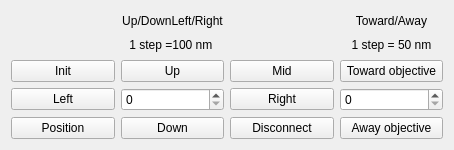
<?xml version="1.0" encoding="UTF-8"?>
<ui version="4.0">
 <class>SMC100Test</class>
 <widget class="QWidget" name="SMC100Test">
  <property name="geometry">
   <rect>
    <x>0</x>
    <y>0</y>
    <width>454</width>
    <height>150</height>
   </rect>
  </property>
  <property name="windowTitle">
   <string>SMC100 Test</string>
  </property>
  <layout class="QGridLayout" name="gridLayout_2">
   <item row="0" column="0">
    <layout class="QGridLayout" name="gridLayout">
     <item row="4" column="2">
      <widget class="QPushButton" name="DisconnectButton">
       <property name="text">
        <string>Disconnect</string>
       </property>
      </widget>
     </item>
     <item row="3" column="0">
      <widget class="QPushButton" name="stage_mleft_button">
       <property name="text">
        <string>Left</string>
       </property>
      </widget>
     </item>
     <item row="2" column="1">
      <widget class="QPushButton" name="stage_mup_button">
       <property name="text">
        <string>Up</string>
       </property>
      </widget>
     </item>
     <item row="3" column="2">
      <widget class="QPushButton" name="stage_mright_button">
       <property name="text">
        <string>Right</string>
       </property>
      </widget>
     </item>
     <item row="4" column="0">
      <widget class="QPushButton" name="AskPositionButton">
       <property name="text">
        <string>Position</string>
       </property>
      </widget>
     </item>
     <item row="2" column="3">
      <widget class="QPushButton" name="stage_mtoward_button">
       <property name="text">
        <string>Toward objective</string>
       </property>
      </widget>
     </item>
     <item row="2" column="2">
      <widget class="QPushButton" name="stage_mmid_button">
       <property name="text">
        <string>Mid</string>
       </property>
      </widget>
     </item>
     <item row="3" column="3">
      <widget class="QSpinBox" name="zstep_box">
       <property name="maximum">
        <number>9999999</number>
       </property>
       <property name="displayIntegerBase">
        <number>10</number>
       </property>
      </widget>
     </item>
     <item row="3" column="1">
      <widget class="QSpinBox" name="xystep_Box">
       <property name="maximum">
        <number>9999999</number>
       </property>
       <property name="displayIntegerBase">
        <number>10</number>
       </property>
      </widget>
     </item>
     <item row="4" column="1">
      <widget class="QPushButton" name="stage_mdown_button">
       <property name="text">
        <string>Down</string>
       </property>
      </widget>
     </item>
     <item row="2" column="0">
      <widget class="QPushButton" name="InitialiseButton">
       <property name="text">
        <string>Init</string>
       </property>
      </widget>
     </item>
     <item row="4" column="3">
      <widget class="QPushButton" name="stage_maway_button">
       <property name="text">
        <string>Away objective</string>
       </property>
      </widget>
     </item>
     <item row="1" column="3">
      <layout class="QVBoxLayout" name="verticalLayout_2">
       <item>
        <widget class="QLabel" name="label_3">
         <property name="layoutDirection">
          <enum>Qt::LeftToRight</enum>
         </property>
         <property name="text">
          <string>Toward/Away</string>
         </property>
         <property name="alignment">
          <set>Qt::AlignCenter</set>
         </property>
        </widget>
       </item>
       <item>
        <widget class="QLabel" name="label_4">
         <property name="text">
          <string>1 step = 50 nm</string>
         </property>
         <property name="alignment">
          <set>Qt::AlignCenter</set>
         </property>
        </widget>
       </item>
      </layout>
     </item>
     <item row="1" column="1">
      <layout class="QVBoxLayout" name="verticalLayout">
       <item>
        <widget class="QLabel" name="label">
         <property name="text">
          <string>Up/DownLeft/Right</string>
         </property>
         <property name="alignment">
          <set>Qt::AlignCenter</set>
         </property>
        </widget>
       </item>
       <item>
        <widget class="QLabel" name="label_2">
         <property name="text">
          <string>1 step =100 nm </string>
         </property>
         <property name="alignment">
          <set>Qt::AlignCenter</set>
         </property>
        </widget>
       </item>
      </layout>
     </item>
    </layout>
   </item>
  </layout>
 </widget>
 <resources/>
 <connections/>
</ui>
